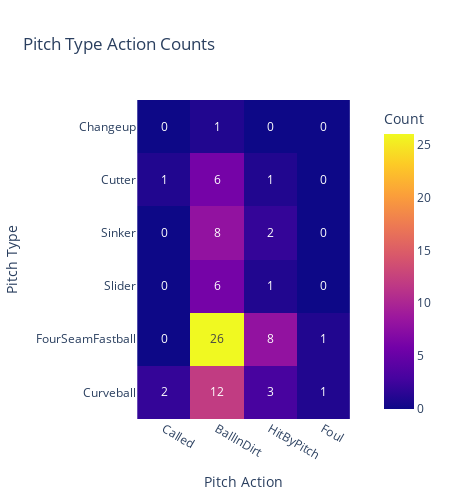

Source (notebook cell):
### Code cell
# Create a heatmap with Plotly Express
fig = px.imshow(melted_type_action_df.pivot(index='Pitch Type', columns='Pitch Action', values='Count'),
                x=melted_type_action_df['Pitch Action'].unique(),
                y=melted_type_action_df['Pitch Type'].unique(),
                labels=dict(x='Pitch Action', y='Pitch Type', color='Count'),
                title='Pitch Type Action Counts',
                width=450,
                height=500, 
                text_auto=True)

# Show the plot
fig.show()

fig.write_image("Pitch Type Action Counts.png", engine='kaleido')

### Figure 1 — Plotly figure (JSON) as saved in the notebook; plotly's stock layout.template omitted (floating-point values rounded to 4 significant figures)
{"data": [{"coloraxis": "coloraxis", "hovertemplate": "Pitch Action: %{x}<br>Pitch Type: %{y}<br>Count: %{z}<extra></extra>", "name": "0", "texttemplate": "%{z}", "type": "heatmap", "x": ["Called", "BallInDirt", "HitByPitch", "Foul"], "xaxis": "x", "y": ["Changeup", "Cutter", "Sinker", "Slider", "FourSeamFastball", "Curveball"], "yaxis": "y", "z": [[0, 1, 0, 0], [1, 6, 1, 0], [0, 8, 2, 0], [0, 6, 1, 0], [0, 26, 8, 1], [2, 12, 3, 1]]}], "layout": {"coloraxis": {"colorbar": {"title": {"text": "Count"}}, "colorscale": [[0, "#0d0887"], [0.1111, "#46039f"], [0.2222, "#7201a8"], [0.3333, "#9c179e"], [0.4444, "#bd3786"], [0.5556, "#d8576b"], [0.6667, "#ed7953"], [0.7778, "#fb9f3a"], [0.8889, "#fdca26"], [1, "#f0f921"]]}, "height": 500, "title": {"text": "Pitch Type Action Counts"}, "width": 450, "xaxis": {"anchor": "y", "constrain": "domain", "domain": [0, 1], "scaleanchor": "y", "title": {"text": "Pitch Action"}}, "yaxis": {"anchor": "x", "autorange": "reversed", "constrain": "domain", "domain": [0, 1], "title": {"text": "Pitch Type"}}}}
